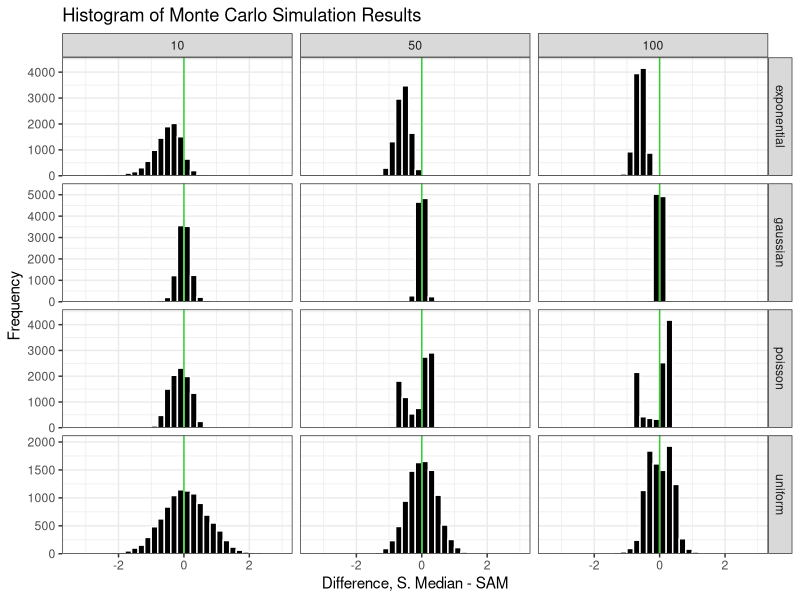
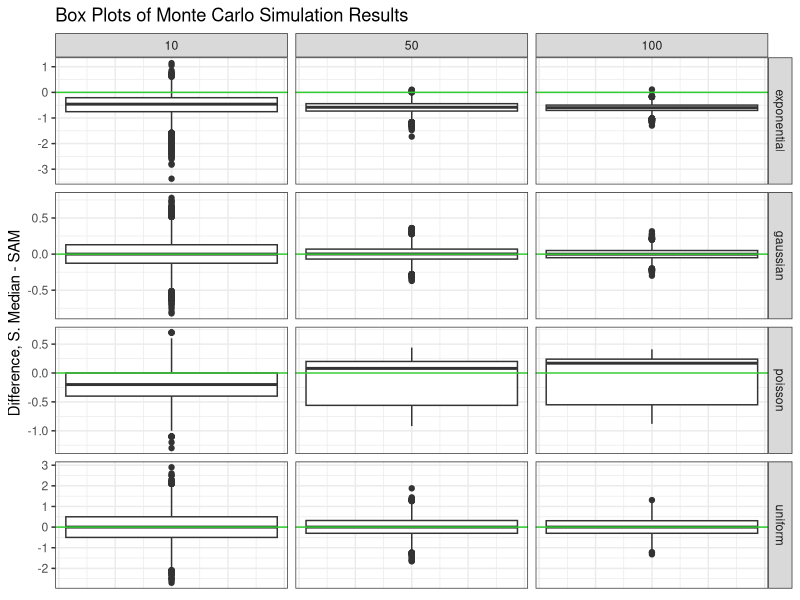
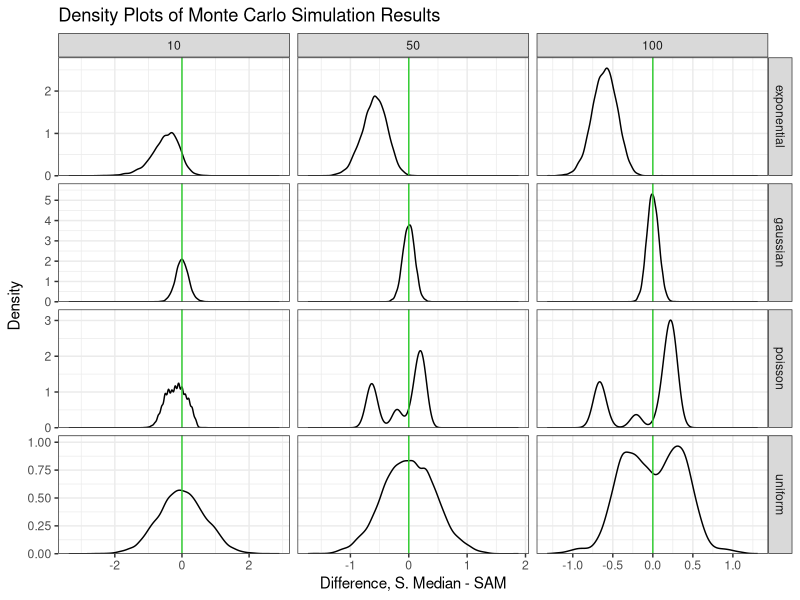

R code for these plots, in order:
#' Difference Between SAM and Sample Median
#'
#' @description
#' A function that will return the difference S. Median - SAM
#'
#' @param n int The sample size
#' @param distribution character The distribution name to be used
#'
#' @returns The difference in value of the SAM and S. Median
#'
#' @details
#' The function generates a random sample of size `n` from the
#' `distribution` distribution. From this sample, we then calculate
#' the values of the Sample Arithmetic Mean and the Sample Median. The
#' function returns the difference S. Median - SAM.
#'
getDifference <- function(n, distribution){
  ## Generate Random Sample
  if (distribution == "uniform") {
    randSample <- sample(x = 1:10, size = n, replace = TRUE)
  } else if (distribution == "gaussian") {
    randSample <- rnorm(n = n, mean = 0, sd = 1)
  } else if (distribution == "poisson") {
    randSample <- rpois(n = n, lambda = 0.75)
  } else if (distribution == "exponential") {
    randSample <- rexp(n = n, rate = 0.5)
  } else {
    ### Optional
    ### Any other value for distribution causes a stop
    stop("Distribution value not recognized")
  }
  
  ## Calculate values of SAM and Sample Median
  sam <- mean(randSample)
  smedian <- median(randSample)
  
  ## Calculate the difference
  diff <- smedian - sam
  
  return(diff)
}

#-------------------------------------------#
# Monte Carlo Simulation ----
## Carry out the simulations for the 12 combinations of sample sizes
## and distributions.

# Load packages -----
library(tidyverse)

# Run distributions ----
## Discrete Uniform ----
uniform.10 <- replicate(
  n = 10000,
  expr = getDifference(n = 10, distribution = "uniform")
)
uniform.50 <- replicate(
  n = 10000,
  expr = getDifference(n = 50, distribution = "uniform")
)
uniform.100 <- replicate(
  n = 10000,
  expr = getDifference(n = 100, distribution = "uniform")
)
## Gaussian ----
gaussian.10 <- replicate(
  n = 10000,
  expr = getDifference(n = 10, distribution = "gaussian")
)
gaussian.50 <- replicate(
  n = 10000,
  expr = getDifference(n = 50, distribution = "gaussian")
)
gaussian.100 <- replicate(
  n = 10000,
  expr = getDifference(n = 100, distribution = "gaussian")
)
## Poisson ----
poisson.10 <- replicate(
  n = 10000,
  expr = getDifference(n = 10, distribution = "poisson")
)
poisson.50 <- replicate(
  n = 10000,
  expr = getDifference(n = 50, distribution = "poisson")
)
poisson.100 <- replicate(
  n = 10000,
  expr = getDifference(n = 100, distribution = "poisson")
)
## Exponential ----
exponential.10 <- replicate(
  n = 10000,
  expr = getDifference(n = 10, distribution = "exponential")
)
exponential.50 <- replicate(
  n = 10000,
  expr = getDifference(n = 50, distribution = "exponential")
)
exponential.100 <- replicate(
  n = 10000,
  expr = getDifference(n = 100, distribution = "exponential")
)

# Make Data Frame ----
simResults <- bind_cols(
  uniform.10, uniform.50, uniform.100,
  gaussian.10, gaussian.50, gaussian.100,
  poisson.10, poisson.50, poisson.100,
  exponential.10, exponential.50, exponential.100
)

# Wrangle the data ----
## Apply Meaningful names
## Pivot the columns to one for values and one for names
## Separate the names to the simulation parameters
## Set sample size to numeric data type
simResults <- simResults %>%
  rename(
    uniform.10 = ...1,
    uniform.50 = ...2,
    uniform.100 = ...3,
    gaussian.10 = ...4,
    gaussian.50 = ...5,
    gaussian.100 = ...6,
    poisson.10 = ...7,
    poisson.50 = ...8,
    poisson.100 = ...9,
    exponential.10 = ...10,
    exponential.50 = ...11,
    exponential.100 = ...12
  ) %>%
  pivot_longer(
    cols = everything(),
    names_to = "simSettings",
    values_to = "diffs"
  ) %>%
  separate_wider_delim(
    cols = "simSettings",
    delim = ".",
    names = c("distribution", "sampleSize")
  ) %>%
  mutate(
    sampleSize = parse_number(sampleSize)
  )

View(simResults)

# Make Plot ----
## The following code demonstrates some initial attempts at creating 
## data visualizations for this Monte Carlo simulation.
# ## Initial Plot ----
# ggplot(
#   data = simResults,
#   mapping = aes(x = distribution, y = diffs)
# ) +
#   geom_boxplot()
# 
# ## Improve Plot by Faceting
# ggplot(
#   data = simResults,
#   mapping = aes(x = distribution, y = diffs)
# ) +
#   geom_boxplot() +
#   facet_wrap(facets = vars(sampleSize))
# 
# ## Try Histogram
# ggplot(
#   data = simResults,
#   mapping = aes(x = diffs)
# ) +
#   geom_histogram(
#     binwidth = 0.2
#   ) +
#   facet_grid(
#     rows = vars(distribution),
#     cols = vars(sampleSize),
#     scales = "free_y"
#   )

## Polish Visualization ----
## I anticipate students will gravitate towards the three geometries of
## histograms, boxplots, and density plots.
## Improve labels and scaling
## Add a reference line for a difference of 0
### Histograms ----
ggplot(
  data = simResults,
  mapping = aes(x = diffs)
) +
  geom_histogram(
    fill = "black",
    color = "white",
    closed = "left",
    boundary = 0,
    binwidth = 0.2
  ) +
  geom_vline(
    xintercept = 0,
    color = "limegreen"
  ) +
  scale_y_continuous(
    expand = expansion(mult = c(0, 0.1))
  ) +
  facet_grid(
    rows = vars(distribution),
    cols = vars(sampleSize),
    scales = "free_y"
  ) +
  labs(
    x = "Difference, S. Median - SAM",
    y = "Frequency",
    title = "Histogram of Monte Carlo Simulation Results"
  ) +
  theme_bw()

### Box Plots ----
ggplot(
  data = simResults,
  mapping = aes(y = diffs)
) +
  geom_boxplot() +
  geom_hline(
    yintercept = 0,
    color = "limegreen"
  ) +
  facet_grid(
    rows = vars(distribution),
    cols = vars(sampleSize),
    scales = "free"
  ) +
  labs(
    y = "Difference, S. Median - SAM",
    title = "Box Plots of Monte Carlo Simulation Results"
  ) +
  theme_bw() +
  theme(
    axis.text.x = element_blank(),
    axis.ticks.x = element_blank()
  )

### Density plots ----
ggplot(
  data = simResults,
  mapping = aes(x = diffs)
) +
  geom_density() +
  geom_vline(
    xintercept = 0,
    color = "limegreen"
  ) +
  scale_y_continuous(
    expand = expansion(mult = c(0, 0.1))
  ) +
  facet_grid(
    rows = vars(distribution),
    cols = vars(sampleSize),
    scales = "free"
  ) +
  labs(
    x = "Difference, S. Median - SAM",
    y = "Density",
    title = "Density Plots of Monte Carlo Simulation Results"
  ) +
  theme_bw()
